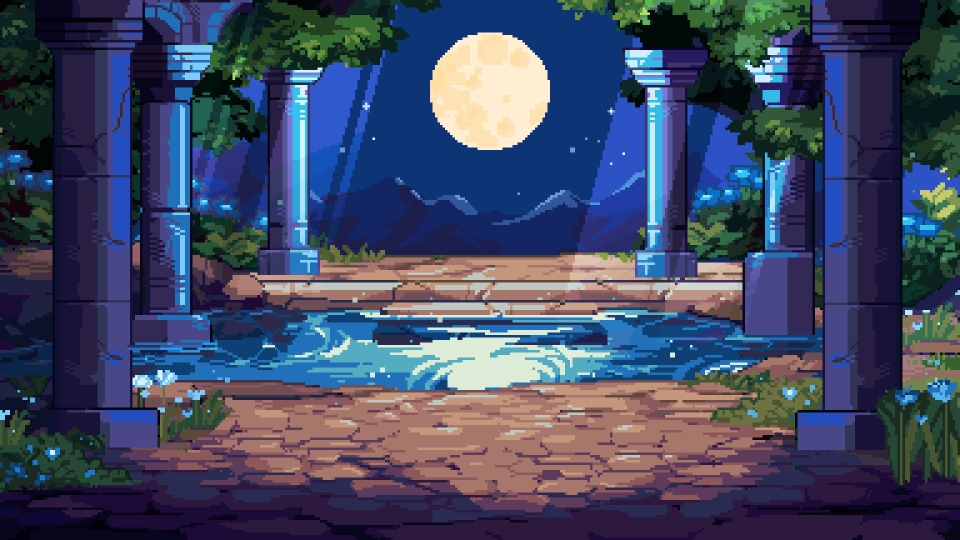
#> input picture kit/pause/assets/recov_hd.gif, 1920 x 1080 px (shown at 1/2 size)
$ python render_photo.py
#> lines starting #> are read from the running program, lines starting #| are printed output that depends on the picture
import numpy as np, subprocess, math
from PIL import Image, ImageDraw, ImageFont, ImageFilter, ImageEnhance, ImageChops
A='../pause/assets/'; FONT='../npmfont/ps/package/files/PressStart2P.ttf'
W,H,FPS=1080,1920,30; DUR=10.0; N=int(DUR*FPS)
def F(s): return ImageFont.truetype(FONT,s)
g=Image.open(A+'recov_hd.gif'); BGF=[]
#> further down, g is the input picture: PIL image 1920x1080 P; mean R, G, B 64.5, 72.9, 99.7
for i in range(g.n_frames):
    g.seek(i); f=g.convert('RGB'); s=H/f.height; f=f.resize((int(f.width*s),H),Image.LANCZOS); ox=(f.width-W)//2
    BGF.append(ImageEnhance.Brightness(f.crop((ox,0,ox+W,H)).filter(ImageFilter.GaussianBlur(10))).enhance(0.7).convert('RGBA'))
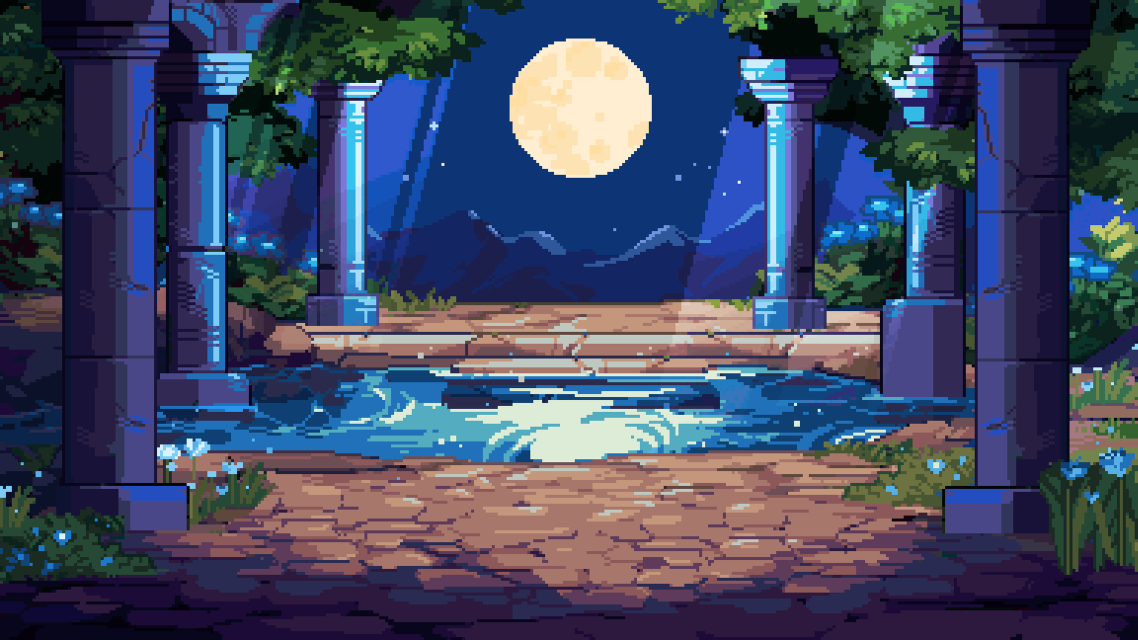
#> f: PIL image 3413x1920 RGB (shown at 1/3 size); mean R, G, B 64.3, 72.8, 99.6
#> g: PIL image 1920x1080 RGB
#> after the loop, BGF = 24 items
#> (the run stopped early here; a loop or call above may not have finished)
